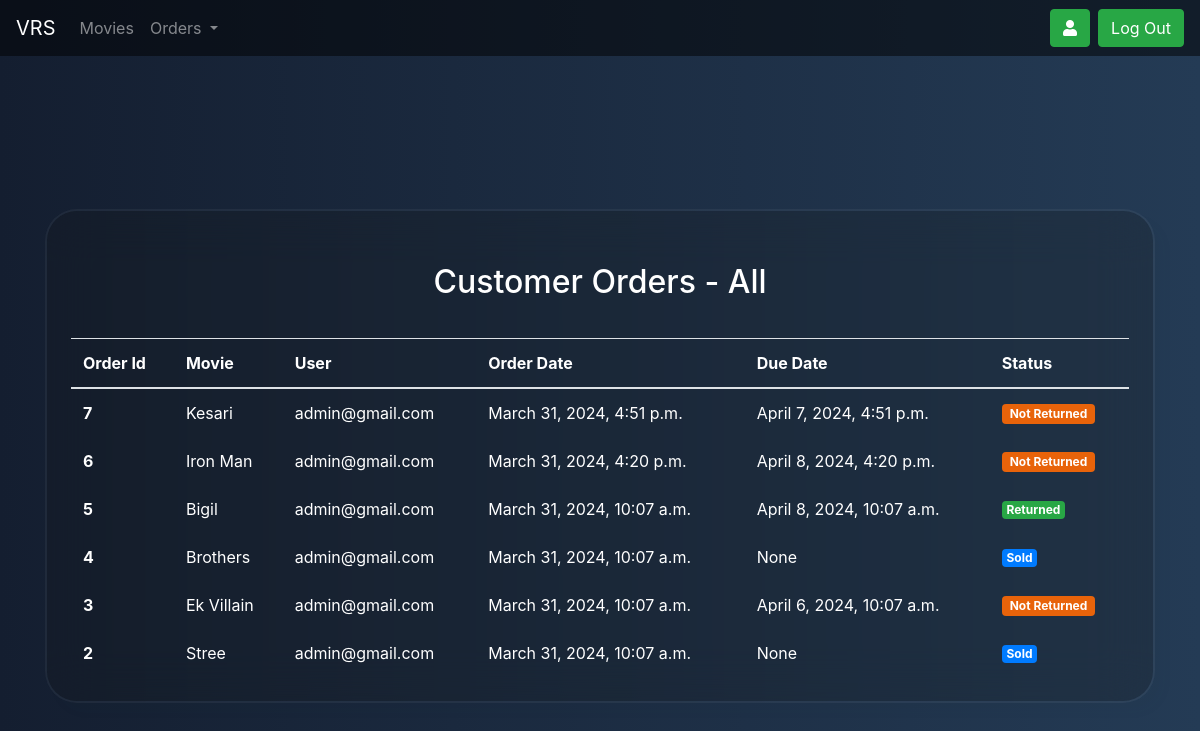
The app's page /staff/orders/all (signed in), older data.
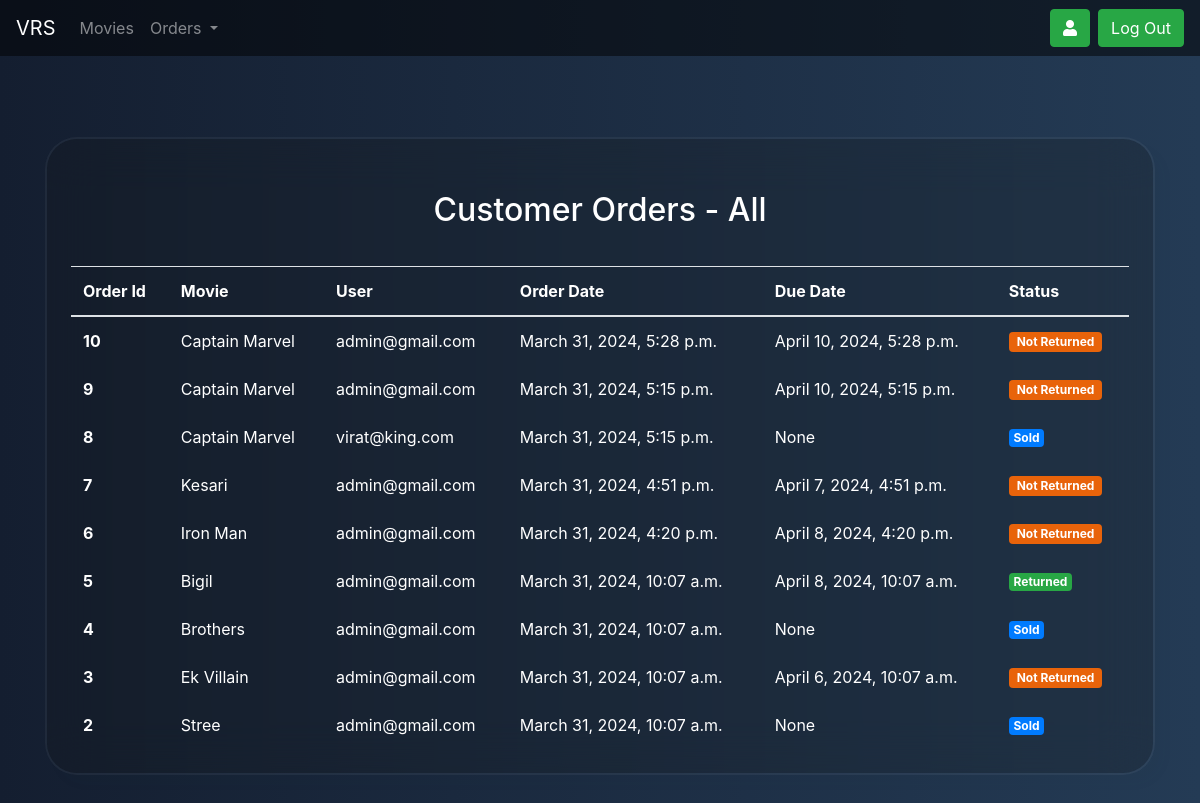
The same page, newer data.
### home/models.py (models this page shows, shortened)
class Order(models.Model):
    order_id = models.AutoField(primary_key=True)
    order_date = models.DateTimeField(auto_now_add=True)
    user = models.ForeignKey(User, on_delete=models.CASCADE)
    movie = models.ForeignKey(Movie, on_delete=models.CASCADE, default=None)
    total_price = models.FloatField(default=0)
    isrented = models.BooleanField(default=True)
    status = models.CharField(max_length=100,choices=[('Not Returned','Not Returned'),('Sold','Sold'),('Overdue','Overdue'), ('Returned','Returned')],default='Not Returned')
    due_date = models.DateTimeField(blank = True, null = True)

class Movie(models.Model):
    id = models.AutoField(primary_key=True)
    title = models.CharField(max_length=100)
    desc = models.CharField(max_length=1000)
    img = models.ImageField(upload_to='movies/thumbnails', blank=True, null=True)
    img_url = models.CharField(max_length=1000, default='')
    backdrop_url = models.CharField(max_length=1000, default='')
    release_year = models.DateField(null = True)
    genre = models.CharField(max_length=100,choices=[('Action','Action'),('Comedy','Comedy'),('Drama','Drama'),('Horror','Horror'),('Romance','Romance'),('Thriller','Thriller')])
    cast = models.CharField(max_length=500)
    director = models.CharField(max_length=100)
    rating = models.FloatField()
    certification = models.CharField(max_length=10,choices=[('U','U'),('U/A','U/A'),('A','A')])
    rent_price = models.FloatField()
    buy_price = models.FloatField()
    rent_duration = models.IntegerField()
    runtime = models.DurationField(("Duration"), default=timedelta(0))
    total_quantity = models.IntegerField(default=10)
    available_quantity = models.IntegerField(default=10)
    def __str__(self):
        return self.title

### home/views.py (the view)
# urls.py: path("staff/orders/",views.stafforders,name='stafforders'),
def stafforders(request,type):
    if not request.user.is_staff:
        return redirect('/')
    updatestatus()
    if type=='rented':
        orders = Order.objects.filter(isrented=True)
    elif type=='bought':
        orders = Order.objects.filter(isrented=False)
    elif type=='all':
        orders = Order.objects.all()
    orders = sorted(orders, key=lambda x: x.order_id, reverse=True)
    for order in orders:
        if order.status == 'Not Returned' and order.due_date - timezone.now() < timezone.timedelta(days=1):
            messages.warning(request, 'Order for '+order.movie.title+' by '+order.user.first_name+' '+order.user.last_name+' is due in 1 day. Please remind the user to return it on time to avoid any penalties.')
        if order.status == 'Overdue':
            messages.error(request, 'Order for '+order.movie.title+' by '+order.user.first_name+' '+order.user.last_name+' is overdue. Please take necessary action.')
    params = {'orders':orders, 'type':type.capitalize()}
    return render(request,'stafforders.html',params)

### home/views.py (called while the page is built)
def updatestatus():
    orders = Order.objects.all()
    for order in orders:
        if order.status == 'Not Returned' and order.due_date < timezone.now():
            order.status = 'Overdue'
            order.save()

### templates/stafforders.html (shortened to what this page needs)
{% extends "staffbase.html" %}
{% block body %}
<body class="god">
    <section class="vh-100 gradient-custom-2">
        <div class="container py-5 h-100">
          <div class="row d-flex justify-content-center align-items-center h-100">
            <div class="col-md-12 col-xl-12">
              <div class="card mask-custom">
                <div class="card-body p-4 text-white">
                  <div class="text-center pt-1 pb-2">
                    <h2 class="my-4">Customer Orders - {{type}}</h2>
                  </div>
                  <table class="table text-white mb-0" >
                    <thead>
                      <tr>
                        <th scope="col">Order Id</th>
                        <th scope="col">Movie</th>
                        <th scope="col">User</th>
                        <th scope="col">Order Date</th>
                        <th scope="col">Due Date</th>
                        <th scope="col">Status</th>
                      </tr>
                    </thead>
                    <div  style = " margin: 5px; border-radius: 10px;">
                      {% for order in orders %}
                    <tr class="fw-normal">
                      <th class="border-0">
                        <span class="ms-2 text-white"><a href="/staff/order/{{order.order_id}}" style="color:white;">{{order.order_id}}</a></span>
                      </th>
                      <td class="border-0 align-middle">{{order.movie}}</td>
                      <td class="border-0 align-middle">{{order.user}}</td>
                      <td class="border-0 align-middle">{{order.order_date}}</td>
                      <td class="border-0 align-middle">{{order.due_date}}</td>
                      <td class="border-0 align-middle">
                        {% if order.status == "Returned" %}
                        <h6 class="mb-0"><span class="badge bg-success"> {{order.status}}</span></h6>
                        {% elif order.status == "Not Returned" %}
                        <h6 class="mb-0"><span class="badge py-1 px-2" style ="background-color: #e8630a"> {{order.status}}</span></h6>
                        {% elif order.status == "Sold" %}
                        <h6 class="mb-0"><span class="badge bg-primary"> {{order.status}}</span></h6>
                        {% else %}
                        <h6 class="mb-0"><span class="badge py-1 px-2" style ="background-color: #ff0022"> {{order.status}}</span></h6>
                        {% endif %}
                      </td>
                    </tr>
                    {% endfor %}
                </div>
                  </table>
                </div>
              </div>
            </div>
          </div>
        </div>
      </section>
    <body>
{% endblock body %}

### templates/staffbase.html (shortened to what this page needs)
<!doctype html>
<html lang="en">
  <head>
    <link rel="stylesheet" href="https://cdn.jsdelivr.net/npm/bootstrap@4.4.1/dist/css/bootstrap.min.css">
  </head>
	<link rel="stylesheet" href="https://use.fontawesome.com/releases/v5.3.1/css/all.css">
  <body>
    <nav class="navbar navbar-expand-lg navbar-dark" style="background-color:rgba(0, 0, 0, 0.5);">
        <a class="navbar-brand" href="#">VRS</a>
        <div class="collapse navbar-collapse" id="navbarSupportedContent">
          <ul class="navbar-nav mr-auto">
            <li class="nav-item">
              <a class="nav-link" href="/staff/home">Movies <span class="sr-only">(current)</span></a>
            </li>
            <li class="nav-item dropdown">
              <a class="nav-link dropdown-toggle" href="#" id="navbarDropdown" role="button" data-toggle="dropdown" aria-haspopup="true" aria-expanded="false">
                Orders
              </a>
            </li>
          </ul>
          <div>
            <a href = "/staff/profile"><button type="button" class="btn btn-success mr-2"><i class="fas fa-user"></i> </button></a>
          </div>
          <div>
            <a class="btn btn-success my-2 my-sm-0" type="submit" href ="/signout" >Log Out</a>
          </div>
        </div>
      </nav>
    {% block body %}{% endblock body  %}
  </body>
</html>

### templates/stafforders.html (style rules this page uses)
.god { background: linear-gradient(90deg, #141e30 0%, #243b55 100%); }
.mask-custom { background: rgba(24, 24, 16, 0.2); border-radius: 2em; backdrop-filter: blur(25px); border: 2px solid rgba(255, 255, 255, 0.05); background-clip: padding-box; box-shadow: 10px 10px 10px rgba(46, 54, 68, 0.03); }

Row changes from the older to the newer data that the page shows:
added Order: order_id "10", movie "Captain Marvel", user "admin@gmail.com", order_date "March 31, 2024, 5:28 p.m.", due_date "April 10, 2024, 5:28 p.m.", status "Not Returned"
added Order: order_id "9", movie "Captain Marvel", user "admin@gmail.com", order_date "March 31, 2024, 5:15 p.m.", due_date "April 10, 2024, 5:15 p.m.", status "Not Returned"
added Order: order_id "8", movie "Captain Marvel", user "virat@king.com", order_date "March 31, 2024, 5:15 p.m.", due_date "None", status "Sold"
